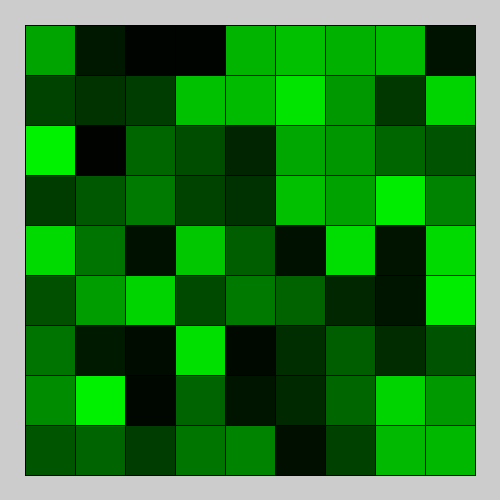
Frame 1 (no input)
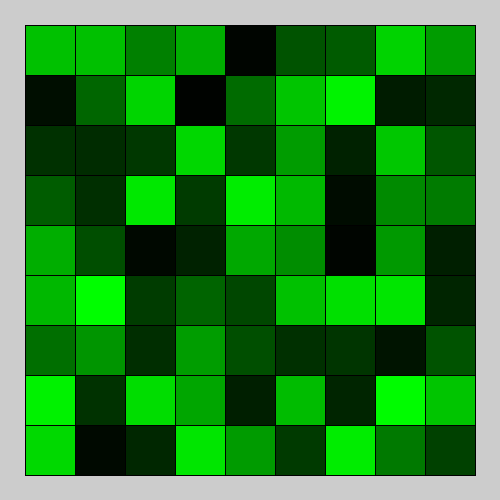
Frame 60 (the mouse pressed at the canvas centre just before this capture)
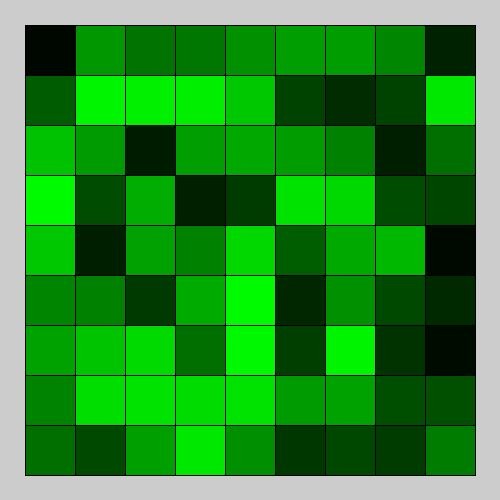
Frame 120 (the mouse held since frame 60 and released just before this capture)

The Processing sketch that drew these frames (run headless with seeded random() and noise(); from frame 60 on, the mouse is pressed at the canvas centre):

// Processing sketch: Firkantkunst
// ── Firkantkunst.pde

void setup(){
size(500,500);
rectMode(CENTER);
}


void draw(){
  clear();
 
for(int x = 50 ;x < 475;x+=50){
  for(int y = 50; y < 475;y+=50){
    float xx = random(50, 50);
    fill(random(0,0),random(0,255),random(0,0));
 rect(x,y,xx,xx);
 }
}   
  
}
